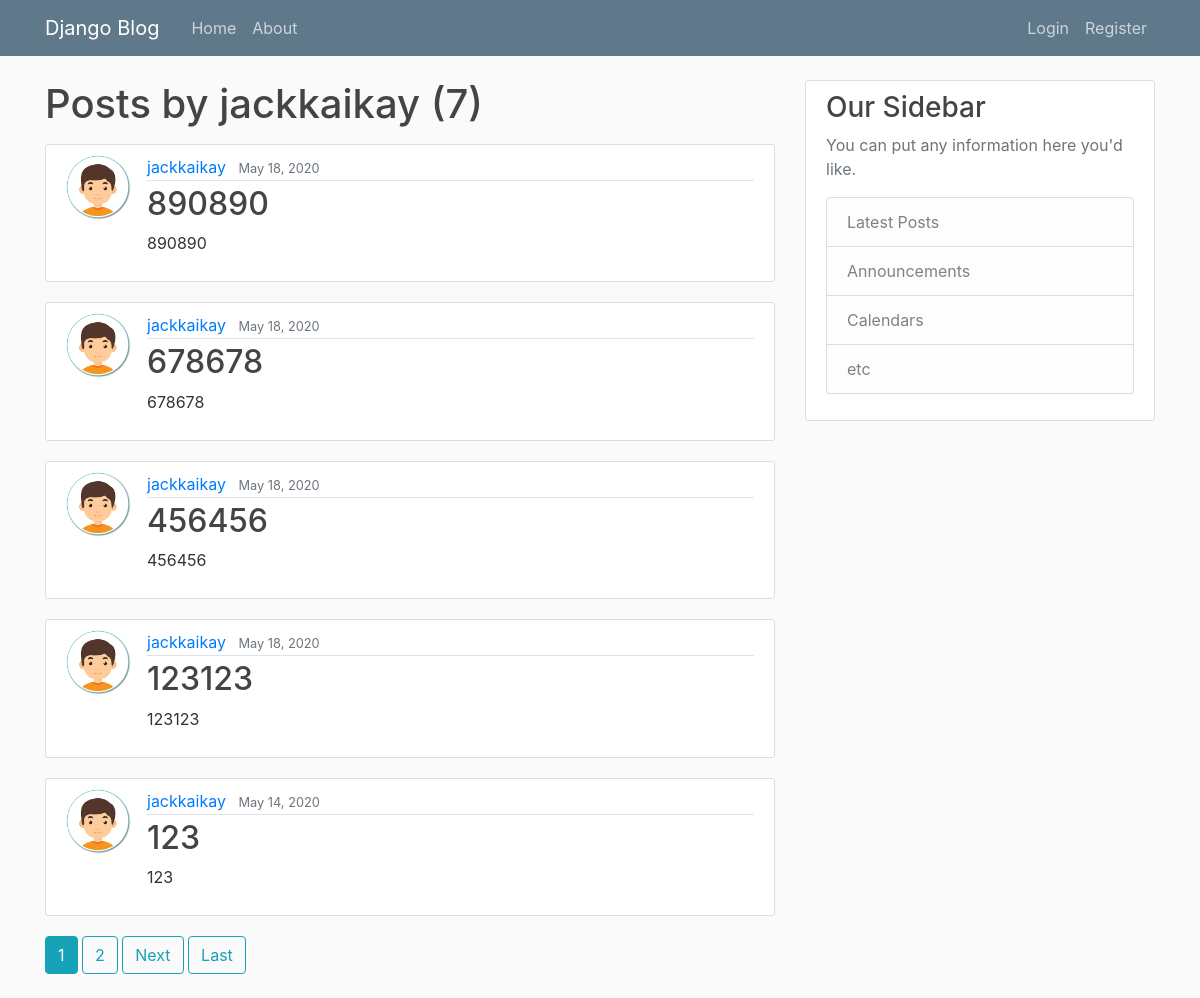
Before: /user/jackkaikay with the older database file.
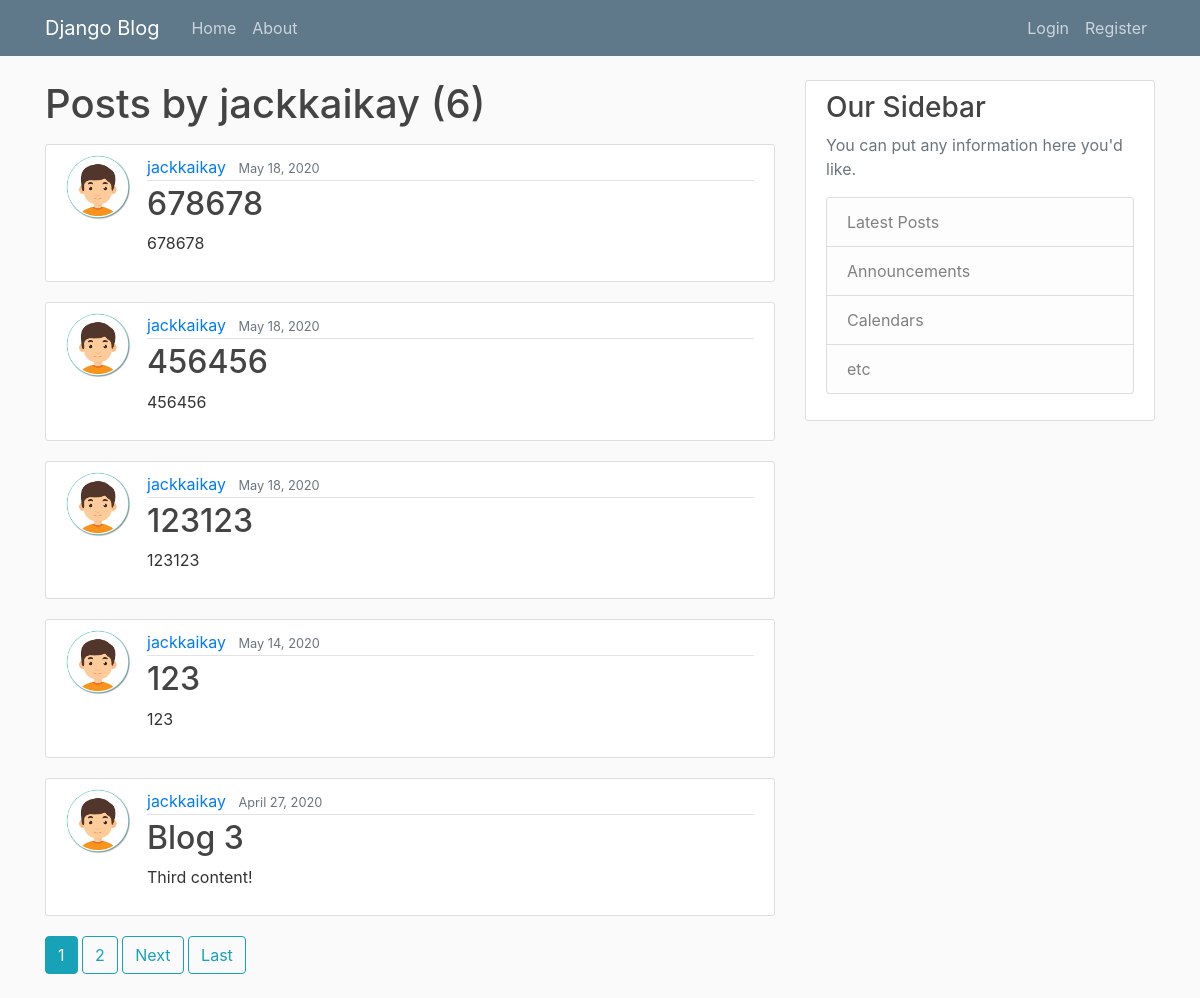
After: the same page with the newer database file.
### blog/models.py (models this page shows, shortened)
class Post(models.Model):
    title = models.CharField(max_length=100)
    content = models.TextField(max_length=500)
    date_posted = models.DateTimeField(default=timezone.now)
    author = models.ForeignKey(User, on_delete=models.CASCADE)

### users/models.py (models this page shows, shortened)
class Profile(models.Model):
    user = models.OneToOneField(User, on_delete=models.CASCADE)
    image = models.ImageField(default='default.jpg', upload_to='profile_pics')

### blog/views.py (the view)
# urls.py: path('user/<str:username>', UserPostListView.as_view() , name='user-posts'),
class UserPostListView(ListView):
    model = Post
    template_name = 'blog/user_posts.html'
    context_object_name = 'posts'
    ordering = ['-date_posted']
    paginate_by = 5
    def get_queryset(self):
        user = get_object_or_404(User, username=self.kwargs.get('username'))
        return Post.objects.filter(author=user).order_by('-date_posted')

### blog/templates/blog/user_posts.html (shortened to what this page needs)
{% extends "blog/base.html" %}
{% block content %}
        <h1 class="mb-3"> Posts by {{ view.kwargs.username }} ({{ page_obj.paginator.count }})</h1>
        {% for post in posts %}
            <article class="media content-section">
                <img class='rounded-circle article-img' src="{{ post.author.profile.image.url }}">
              <div class="media-body">
                <div class="article-metadata">
                  <a class="mr-2" href="{% url 'user-posts' post.author.username %}">{{ post.author }}</a>
                  <small class="text-muted">{{ post.date_posted|date:"F d, Y" }}</small>
                </div>
                <h2><a class="article-title" href="{% url 'post-detail' post.id %}">{{ post.title }}</a></h2>
                <p class="article-content">{{ post.content }}</p>
              </div>
            </article>
        {% endfor %}
        {% if is_paginated %}
            {% for num in page_obj.paginator.page_range %}
                {% if page_obj.number == num %}
                <a class="btn btn-info mb-4" href="?page={{ num }}">{{ num }}</a>
                {% elif num > page_obj.number|add:'-3' and num < page_obj.number|add:'3' %}
                <a class="btn btn-outline-info mb-4" href="?page={{ num }}">{{ num }}</a>
                {% endif %}
            {% endfor %}
            {% if page_obj.has_next %}
            <a class="btn btn-outline-info mb-4" href="?page={{ page_obj.next_page_number }}">Next</a>
            <a class="btn btn-outline-info mb-4" href="?page={{ page_obj.paginator_num_pages }}">Last</a>
            {% endif %}
        {% endif %}
{% endblock content%}

Changed rows visible on the page:
removed Post: author.profile.image (picture), author "jackkaikay", date_posted "May 18, 2020", title "890890", content "890890"
now on this page (row unchanged): Post: author.profile.image (picture), author "jackkaikay", date_posted "April 27, 2020", title "Blog 3", content "Third content!"
Other visible differences:
{{ page_obj.paginator.count }}: "7" → "6"
